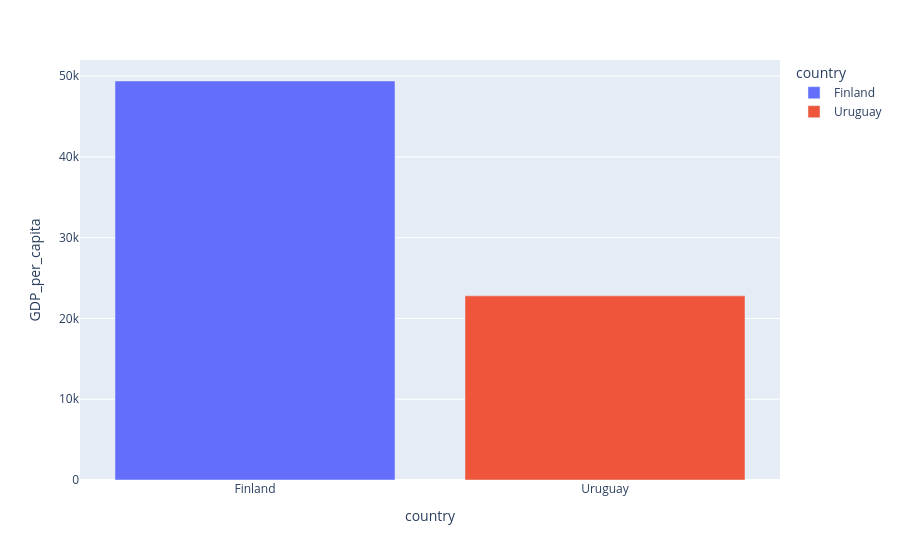

Notebook code cell kept with this figure:
### Markdown cell above
# Plotting

## The Power of Visualization

If you read this paragraph, you do it with your eyes. The more I write, the harder it is for you to focus all the way to the end. Sometimes, writing is the perfect medium for conveying thought. For example, I have written these notebooks in order to help you to better understand the programming that we are talking about in each class session. Sure, you don't NEED it, but I do hope they help.

Other times, though, words just don't do enough. Why are words so often insufficient?

As humans, we have developed to depend heavily on our ability to discern visual stimuli. We depend on this ability in our everyday lives. Visual stimulus prevents us from falling, guides our path, informs us of nearby dangers, and provides patterns that teach us about the world that we live in. As we analyze data, visualization allows us to take advantage of our love of SEEING in two critical ways:

- We can discern patterns in unfamiliar data
- We can present complex results in a straightforward manner

For example, I can tell you that income per capita in Finland is twice that of Uruguay, or I can show you:

### Code cell
# Import statements
import re
import requests
import pandas as pd

# Import our plotting library
import plotly.express as px

# Grab and clean the data
url = "https://www.cia.gov/the-world-factbook/field/real-gdp-per-capita/country-comparison"
data = pd.read_html(url)[0]
data.columns = ['rank','country', 'GDP_per_capita', 'date']
data['GDP_per_capita'] = [int(i.replace('$','').replace(',','')) for i in data['GDP_per_capita']]

# Subset the data to only look at two countries
plotData = data.loc[(data['country']=="Finland")| (data['country']=='Uruguay'), ['country', 'GDP_per_capita']]

# Make the plot
px.bar(plotData,x = 'country', y = 'GDP_per_capita', color='country')

### Figure 1 — Plotly figure (JSON) as saved in the notebook; plotly's stock layout.template omitted (floating-point values rounded to 4 significant figures)
{"data": [{"alignmentgroup": "True", "hovertemplate": "country=%{x}<br>GDP_per_capita=%{y}<extra></extra>", "legendgroup": "Finland", "marker": {"color": "#636efa", "pattern": {"shape": ""}}, "name": "Finland", "offsetgroup": "Finland", "orientation": "v", "showlegend": true, "textposition": "auto", "type": "bar", "x": ["Finland"], "xaxis": "x", "y": [49400], "yaxis": "y"}, {"alignmentgroup": "True", "hovertemplate": "country=%{x}<br>GDP_per_capita=%{y}<extra></extra>", "legendgroup": "Uruguay", "marker": {"color": "#EF553B", "pattern": {"shape": ""}}, "name": "Uruguay", "offsetgroup": "Uruguay", "orientation": "v", "showlegend": true, "textposition": "auto", "type": "bar", "x": ["Uruguay"], "xaxis": "x", "y": [22800], "yaxis": "y"}], "layout": {"autosize": true, "barmode": "relative", "legend": {"title": {"text": "country"}, "tracegroupgap": 0}, "margin": {"t": 60}, "xaxis": {"anchor": "y", "autorange": true, "categoryarray": ["Finland", "Uruguay"], "categoryorder": "array", "domain": [0, 1], "range": [-0.5, 1.5], "title": {"text": "country"}, "type": "category"}, "yaxis": {"anchor": "x", "autorange": true, "domain": [0, 1], "range": [0, 52000], "title": {"text": "GDP_per_capita"}, "type": "linear"}}}
